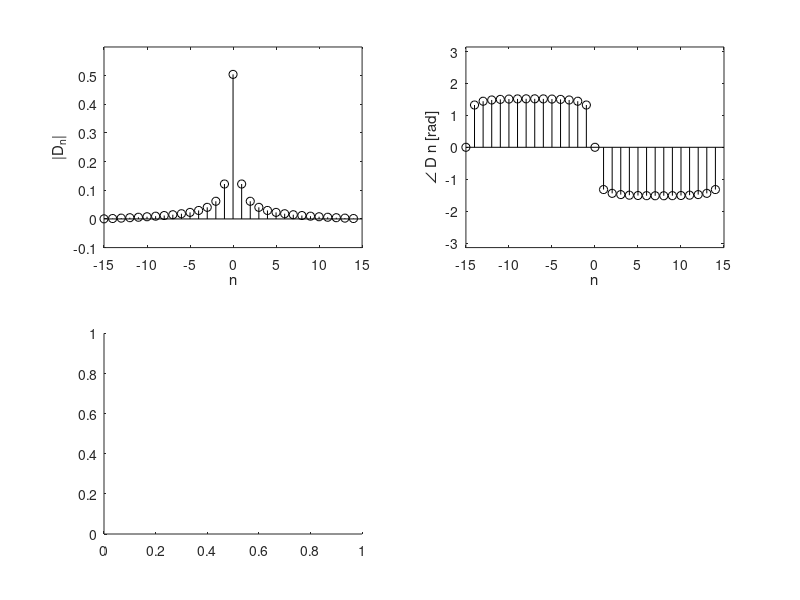

The MATLAB source for this figure: (Note: this script raises an error after producing the figure.)
T_0 = pi; 
N_0 = 30; 
T = T_0/N_0; 
t = (0:T:T*(N_0-1))'; 
M = 15;
x = exp(-t/2); 
x(1) = (exp(-pi/2) + 1)/2;
D_n = fft (x)/N_0;
n = [-N_0/2:N_0/2-1]';
clf; 
subplot (2, 2, 1); 
stem(n, abs(fftshift (D_n)),'k');
abs(fftshift (D_n))
axis ([-M M -.1 .6]); 
xlabel('n'); 
ylabel('|D_n|');
subplot (2, 2, 2); 
stem(n, angle(fftshift(D_n)),'k');
axis([-M M -pi pi]); xlabel ('n'); 
ylabel('\angle D n [rad]');
n = [0:M]; C_n(1) = abs(D_n(1));
% % C_n(2:M+1) = 2*abs (D_n(2:M+1));
% theta_n(1) = angle(D_n(1)); 
% theta_n(2:M+1) = angle(D_n(2:M+1));
subplot (2, 2, 3); 
stem(n,C_n,'k');
xlabel ('n'); 
ylabel('C_n');
subplot (2, 2, 4); 
stem(n,theta_n,'k');
xlabel ('n'); ylabel('\theta n [rad]');